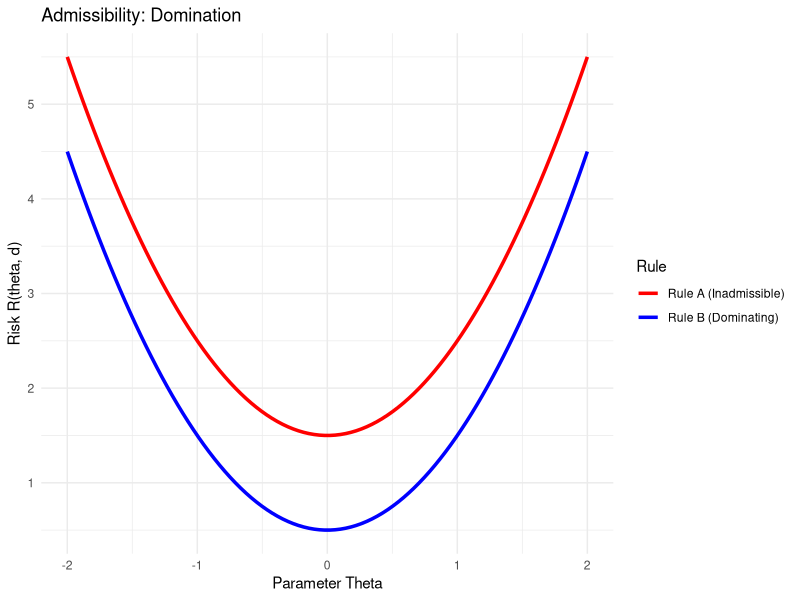
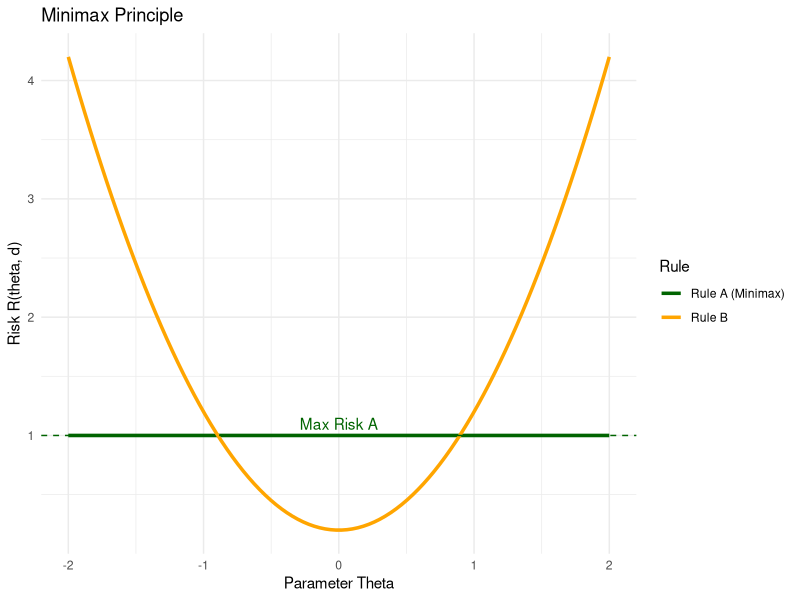
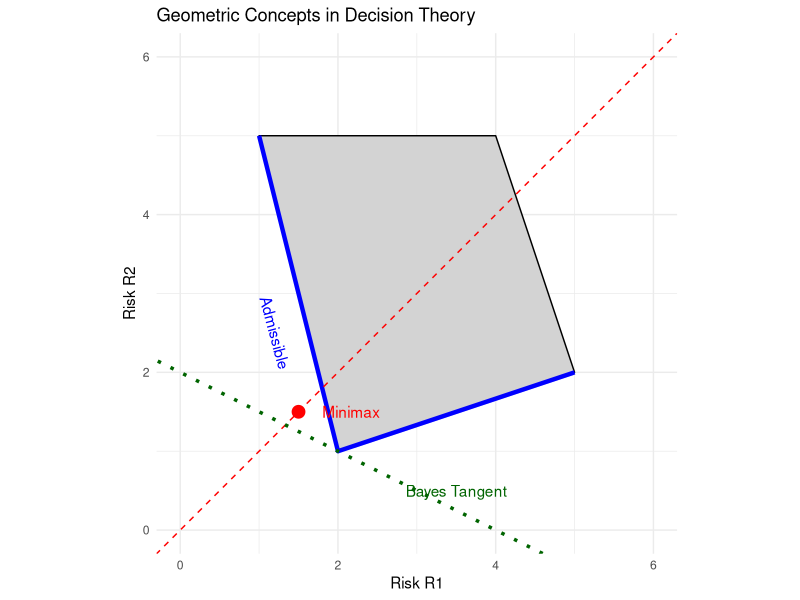
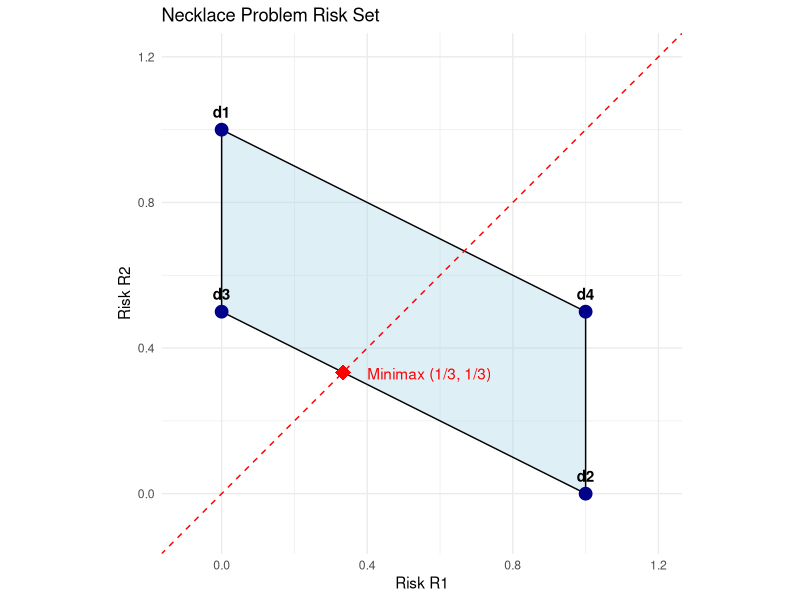
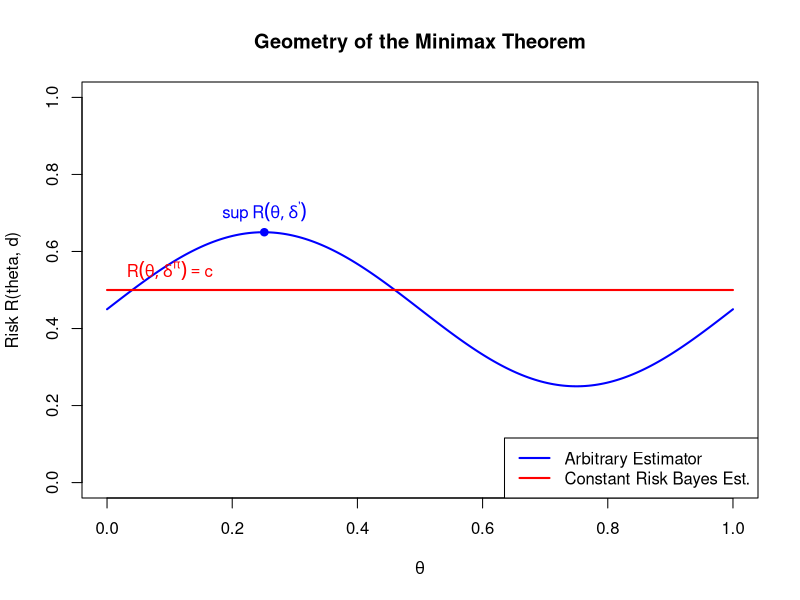
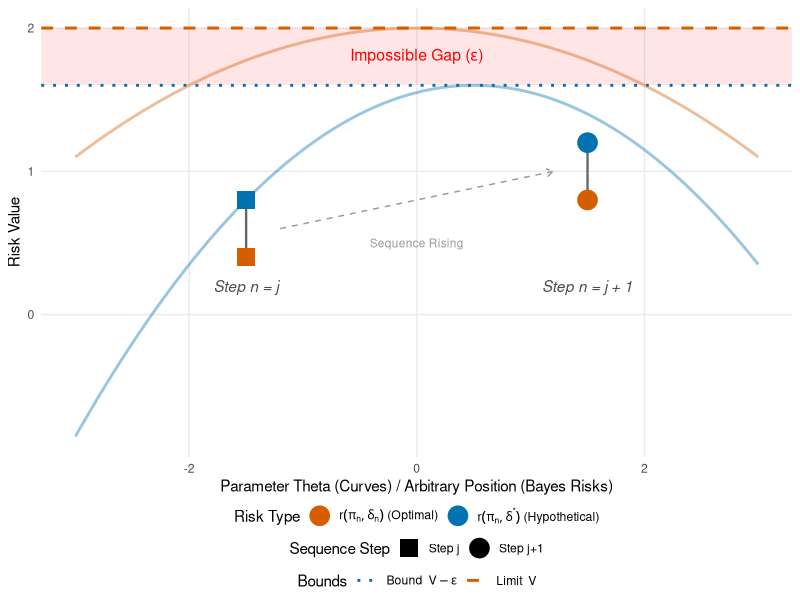

The R script that drew these images, in order:
## ---- chunk 1
#| label: fig-admissibility
#| echo: false
#| fig-cap: "Illustration of Domination: Rule A (Red) is inadmissible because Rule B (Blue) has lower risk for all values of theta."
library(ggplot2)

theta <- seq(-2, 2, length.out = 100)
risk_a <- theta^2 + 1.5  # Rule A: Higher Risk
risk_b <- theta^2 + 0.5  # Rule B: Lower Risk (Dominating)

df_adm <- data.frame(
  theta = rep(theta, 2),
  Risk = c(risk_a, risk_b),
  Rule = rep(c("Rule A (Inadmissible)", "Rule B (Dominating)"), each = 100)
)

ggplot(df_adm, aes(x = theta, y = Risk, color = Rule)) +
  geom_line(size = 1.2) +
  theme_minimal() +
  labs(title = "Admissibility: Domination", y = "Risk R(theta, d)", x = "Parameter Theta") +
  scale_color_manual(values = c("red", "blue"))
## ---- chunk 2
#| label: fig-minimax-curve
#| echo: false
#| fig-cap: "Illustration of Minimax: Rule A has a lower peak risk than Rule B, making Rule A the Minimax choice."
theta <- seq(-2, 2, length.out = 100)
risk_minimax <- rep(1.0, 100)  # Rule A: Constant risk
risk_variable <- 0.2 + theta^2 # Rule B: Variable risk

df_mm <- data.frame(
  theta = rep(theta, 2),
  Risk = c(risk_minimax, risk_variable),
  Rule = rep(c("Rule A (Minimax)", "Rule B"), each = 100)
)

ggplot(df_mm, aes(x = theta, y = Risk, color = Rule)) +
  geom_line(size = 1.2) +
  geom_hline(yintercept = 1.0, linetype="dashed", color="darkgreen") + 
  annotate("text", x=0, y=1.1, label="Max Risk A", color="darkgreen") +
  theme_minimal() +
  labs(title = "Minimax Principle", y = "Risk R(theta, d)", x = "Parameter Theta") +
  scale_color_manual(values = c("darkgreen", "orange"))
## ---- chunk 3
#| label: fig-generic-geometry
#| echo: false
#| fig-cap: "Geometric Interpretation: The gray polygon is the Risk Set S. The blue boundary represents admissible rules. The red point is the Minimax rule. The green line represents a Bayes rule for a specific prior."
library(ggplot2)

# Generic Data
df_poly <- data.frame(R1 = c(1, 4, 5, 2), R2 = c(5, 5, 2, 1))
df_admissible <- data.frame(R1 = c(1, 2, 5), R2 = c(5, 1, 2))

ggplot() +
  # Risk Set
  geom_polygon(data = df_poly, aes(x = R1, y = R2), fill = "lightgray", color = "black") +
  # Admissible Boundary
  geom_path(data = df_admissible, aes(x = R1, y = R2), color = "blue", size = 1.5) +
  annotate("text", x = 1.2, y = 2.5, label = "Admissible", color = "blue", angle = -75) +
  # Minimax
  geom_abline(slope = 1, intercept = 0, linetype = "dashed", color = "red") +
  annotate("point", x = 1.5, y = 1.5, color = "red", size = 4) +
  annotate("text", x = 1.8, y = 1.5, label = "Minimax", color = "red", hjust = 0) +
  # Bayes
  geom_abline(slope = -0.5, intercept = 2, linetype = "dotted", color = "darkgreen", size = 1.2) +
  annotate("text", x = 3.5, y = 0.5, label = "Bayes Tangent", color = "darkgreen") +
  
  coord_fixed(xlim = c(0, 6), ylim = c(0, 6)) +
  labs(title = "Geometric Concepts in Decision Theory", x = "Risk R1", y = "Risk R2") +
  theme_minimal()
## ---- chunk 4
#| label: fig-necklace-geometry
#| echo: false
#| fig-cap: "Necklace Problem Solution. The Minimax rule (red diamond) is the specific randomized combination of d3 and d2 that equalizes the risk."
library(ggplot2)

risk_points <- data.frame(
  Rule = c("d1", "d2", "d3", "d4"),
  R1 = c(0, 1, 0, 1),
  R2 = c(1, 0, 0.5, 0.5),
  Label = c("d1", "d2", "d3", "d4")
)
hull_indices <- chull(risk_points$R1, risk_points$R2)
risk_polygon <- risk_points[hull_indices, ]

ggplot(risk_points, aes(x = R1, y = R2)) +
  geom_polygon(data = risk_polygon, fill = "lightblue", alpha = 0.4, color = "black") +
  geom_abline(slope = 1, intercept = 0, linetype = "dashed", color = "red") +
  geom_point(size = 4, color = "darkblue") +
  geom_text(aes(label = Label), vjust = -1, fontface = "bold") +
  annotate("point", x = 1/3, y = 1/3, color = "red", size = 5, shape = 18) +
  annotate("text", x = 0.4, y = 0.33, label = "Minimax (1/3, 1/3)", color = "red", hjust = 0) +
  coord_fixed(xlim = c(-0.1, 1.2), ylim = c(-0.1, 1.2)) +
  labs(title = "Necklace Problem Risk Set", x = "Risk R1", y = "Risk R2") +
  theme_minimal()
## ---- chunk 5
#| label: fig-minimax-proof
#| fig-cap: "Visual Proof: Any alternative estimator (Blue) with Bayes risk comparable to the Constant Risk estimator (Red) must have a higher maximum risk."
#| echo: true

# Define Parameter Space Theta
theta <- seq(0, 1, length.out = 200)

# 1. Constant Risk Bayes Estimator (risk = C)
c_val <- 0.5
risk_bayes <- rep(c_val, length(theta))

# 2. Arbitrary Alternative Estimator
# This Function Is Chosen Such That It Dips Below C but Rises Above It Elsewhere
risk_alt <- c_val + 0.2 * sin(2 * pi * theta) - 0.05

# Plotting
plot(theta, risk_alt, type = 'l', lwd = 2, col = "blue",
     ylim = c(0, 1), ylab = "Risk R(theta, d)", xlab = expression(theta),
     main = "Geometry of the Minimax Theorem")

# Add Constant Risk Line
lines(theta, risk_bayes, col = "red", lwd = 2)

# Mark the Maximum of the Alternative
max_alt <- max(risk_alt)
max_theta <- theta[which.max(risk_alt)]
points(max_theta, max_alt, pch = 19, col = "blue")
text(max_theta, max_alt, labels = expression(sup~R(theta, delta^"'")), pos = 3, col = "blue")

# Label the Constant Risk
text(0.1, c_val, labels = expression(R(theta, delta^pi) == c), pos = 3, col = "red")

# Add Legend
legend("bottomright", legend = c("Arbitrary Estimator", "Constant Risk Bayes Est."),
       col = c("blue", "red"), lwd = 2, lty = 1)
## ---- chunk 6
#| echo: false
#| warning: false
#| message: false
#| fig-cap: "Visual Proof: We examine the Bayes risks at two steps, $n=j$ (squares) and $n=j+1$ (circles). In both steps, the optimal risk $r(\\pi_n, \\delta_n)$ (orange) must be lower than the hypothetical risk $r(\\pi_n, \\delta^*)$ (blue). Even as the sequence rises (j+1 is higher than j), the blue points are capped by the bound $V-\\epsilon$. This 'traps' the orange points, making it impossible for them to ever reach the Limit V."
#| fig-width: 8
#| fig-height: 5
#| fig-align: "center"

library(ggplot2)
library(tibble)

# --- 1. Define Data and Functions ---
theta <- seq(-3, 3, length.out = 300)
V <- 2.0
epsilon <- 0.4

# Risk Functions (curves) for Context
risk_delta_0 <- V - 0.1 * (theta)^2 
risk_delta_0[risk_delta_0 < 0] <- 0 
risk_delta_star <- (V - epsilon) - 0.2 * (theta - 0.5)^2

df_curves <- tibble(
  theta = theta,
  R_delta_0 = risk_delta_0,
  R_delta_star = risk_delta_star
)

# --- 2. Bayes Risk Pairs (discrete Instances) ---
# We Pick Two Arbitrary X-locations to Display the Scalar Values
x_locs <- c(-1.5, 1.5) 

# Define Risk Levels for the Pairs
# Pair J (lower)
risk_star_j <- (V - epsilon) - 0.8
risk_n_j    <- risk_star_j - 0.4

# Pair J+1 (higher, Closer to the Limit, but Still Trapped)
risk_star_j1 <- (V - epsilon) - 0.4
risk_n_j1    <- risk_star_j1 - 0.4

df_bayes_pairs <- tibble(
  step = factor(c("n=j", "n=j", "n=j+1", "n=j+1"), levels=c("n=j", "n=j+1")),
  type = c("star", "n", "star", "n"),
  x_pos = c(x_locs[1], x_locs[1], x_locs[2], x_locs[2]),
  risk = c(risk_star_j, risk_n_j, risk_star_j1, risk_n_j1)
)

ggplot() +
  # A. The Forbidden Gap (Shading)
  annotate("rect", xmin = -Inf, xmax = Inf, ymin = V - epsilon, ymax = V, 
           alpha = 0.1, fill = "red") +
  annotate("text", x = 0, y = V - epsilon/2, 
           label = "'Impossible Gap (' * epsilon * ')'", 
           parse = TRUE, color = "red", size = 4) +

  # B. Reference Lines
  geom_hline(aes(yintercept = V, linetype = "Limit"), color = "#D55E00", linewidth = 1) +
  geom_hline(aes(yintercept = V - epsilon, linetype = "Bound"), color = "#0072B2", linewidth = 1) +
  
  # C. Risk Curves (Faded slightly to emphasize the points)
  geom_line(data = df_curves, aes(x = theta, y = R_delta_0), color = "#D55E00", linewidth = 1, alpha=0.4) +
  geom_line(data = df_curves, aes(x = theta, y = R_delta_star), color = "#0072B2", linewidth = 1, alpha=0.4) +

  # D. Vertical Connectors for the Pairs
  geom_segment(aes(x = x_locs[1], xend = x_locs[1], y = risk_n_j, yend = risk_star_j), 
               color = "grey40", linewidth = 0.8) +
  geom_segment(aes(x = x_locs[2], xend = x_locs[2], y = risk_n_j1, yend = risk_star_j1), 
               color = "grey40", linewidth = 0.8) +

  # E. The Points 
  # Shape maps to Step (j vs j+1), Color maps to Rule Type
  geom_point(data = df_bayes_pairs, aes(x = x_pos, y = risk, color = type, shape = step), size = 5, stroke = 1.5) +

  # F. Annotations helping identify the pairs
  annotate("text", x = x_locs[1], y = 0.2, label = "Step n = j", fontface="italic", color="grey30") +
  annotate("text", x = x_locs[2], y = 0.2, label = "Step n = j + 1", fontface="italic", color="grey30") +
  
  # Arrow emphasizing the rise
  geom_segment(aes(x = x_locs[1] + 0.3, xend = x_locs[2] - 0.3, 
                   y = (risk_star_j + risk_n_j)/2, yend = (risk_star_j1 + risk_n_j1)/2),
               arrow = arrow(length = unit(0.2, "cm")), color = "grey60", linetype = "dashed") +
  annotate("text", x = 0, y = (risk_star_j + risk_n_j)/2 - 0.1, label = "Sequence Rising", size = 3, color = "grey60") +

  # G. Scales
  scale_color_manual(
    name = "Risk Type",
    values = c("n" = "#D55E00", "star" = "#0072B2"),
    labels = c("n" = expression(r(pi[n], delta[n]) ~ "(Optimal)"), 
               "star" = expression(r(pi[n], delta^"*") ~ "(Hypothetical)"))
  ) +
  scale_shape_manual(
    name = "Sequence Step",
    values = c("n=j" = 15, "n=j+1" = 19), # 15=Square, 19=Circle
    labels = c("n=j" = "Step j", "n=j+1" = "Step j+1")
  ) +
  scale_linetype_manual(
    name = "Bounds",
    values = c("Limit" = "dashed", "Bound" = "dotted"),
    labels = c("Limit" = expression("Limit " ~ V), 
               "Bound" = expression("Bound " ~ V - epsilon))
  ) +

  # H. Labels
  labs(
    x = "Parameter Theta (Curves) / Arbitrary Position (Bayes Risks)",
    y = "Risk Value"
  ) +
  theme_minimal() +
  theme(
    legend.position = "bottom",
    legend.box = "vertical",
    legend.margin = margin(t = -5),
    panel.grid.minor = element_blank()
  )
